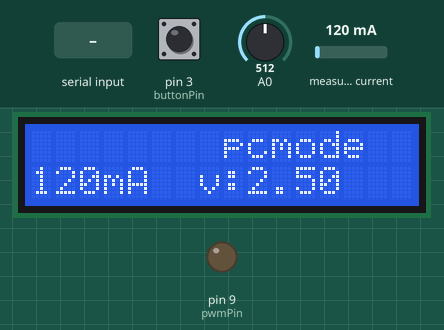
A sketch run on a simulated Arduino Uno, built with avr-gcc and run on an emulated ATmega328P. On the bench: 16×2 character LCD, output pins drawn as LEDs (lit = HIGH). The test bench sets the inputs (shaded band); at power-on: pin 3 (buttonPin) HIGH, measured current 120 mA, A0 = 512. What the sketch prints to the serial monitor is not drawn.

Above: at 3.2 s.
3.3 s: pin 3 (buttonPin) pulled LOW for 0.15 s
At 4.0 s:
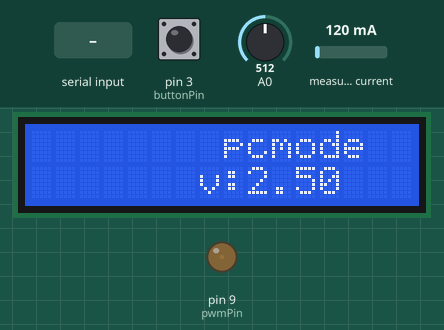
5.6 s: "5\n" received over Serial
At 6.8 s:
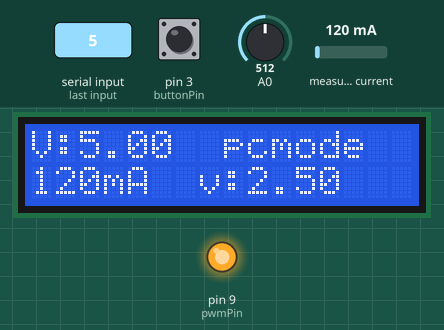
7.6 s: measured current set to 40 mA
At 8.6 s:
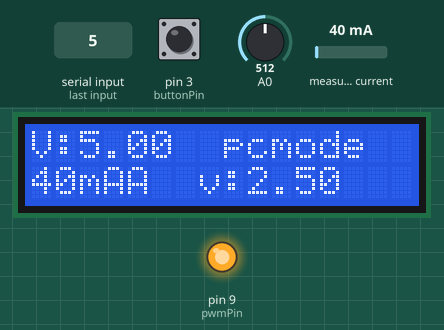
9.6 s: pin 3 (buttonPin) pulled LOW for 1 s
At 10.09 s:
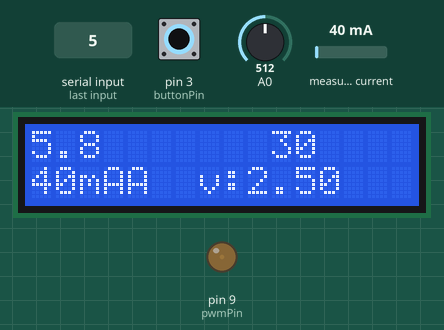
12.1 s: "1\n" received over Serial
At 13.5 s:
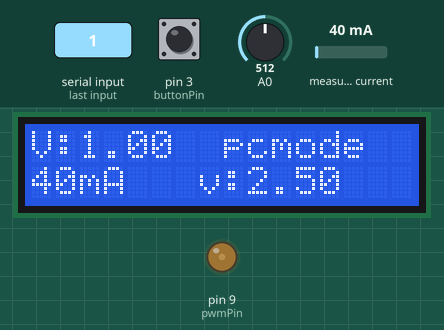
14.1 s: pin 3 (buttonPin) pulled LOW for 3.2 s
At 14.28 s:
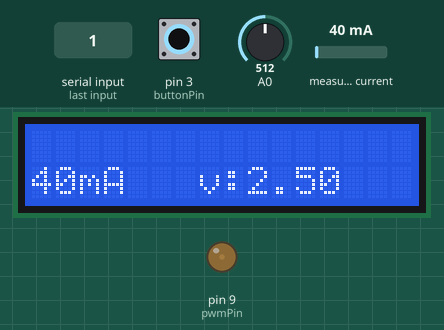
Timing chart, 0 to 18.6 s (numbered marks = the images above; inputs shaded):
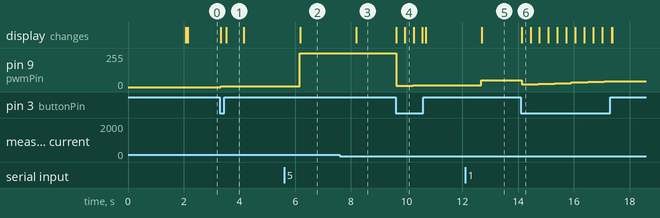

Measured:
- after the input at 3.3 s, pin 9 (pwmPin): 0/255 → 5/255 at once; the display: first changes at once (image 1 shows a later state)
- after the input at 5.6 s, pin 9 (pwmPin): 5/255 → 255/255 after 0.56 s; the display: changes after 0.58 s (image 2)
- after the input at 7.6 s, the display: changes after 0.59 s (image 3)
- after the input at 9.6 s, pin 9 (pwmPin): 255/255 → 10/255 at once, → 15/255 0.59 s later; the display: first changes at once (image 4 shows a later state)
- after the input at 12.1 s, pin 9 (pwmPin): 15/255 → 51/255 after 0.58 s; the display: changes after 0.59 s (image 5)
- after the input at 14.1 s, pin 9 (pwmPin): 51/255 → 20/255 at once, → 25/255 0.59 s later, → 30/255 0.59 s later, → 35/255 0.59 s later, … (6 changes in this stretch); the display: changes at once (image 6)
- what the display in image 1 shows lasts 0.6 s, from 3.5 s to 4.1 s

The sketch:

saishuban2.ino
```cpp
/*
======================================================================================================================================================

　可変抵抗回路用プログラムです。
　timeモードとpcモードがあります。トグルスイッチで切り替えて使用してください。緑の大きいスイッチはリセットボタンです。
　timeモードの時の時間の設定は25行目の数値を変更して行ってください。
　pcモードの時はシリアルモニタのメッセージの欄にゲート電圧を入力してください。(ctrl + shift + mでシリアルモニタが開きます)
　0 ~ 5.0Vの範囲で入力できます。少数第一位まで入力できます。
　使用したトランジスタのデータシート：https://akizukidenshi.com/goodsaffix/BSS138.pdf
　
======================================================================================================================================================
*/
#include <Wire.h>
#include <LiquidCrystal_I2C.h>
#include <Adafruit_INA219.h>

Adafruit_INA219 ina219_A;
Adafruit_INA219 ina219_B(0x41);
Adafruit_INA219 ina219;              // INA219オブジェクトの生成(アドレス0x40)
LiquidCrystal_I2C lcd(0x27, 16, 2);  // Set the LCD address to 0x27 for a 16 chars and 2 line display
const int pwmPin = 9;                // PWM出力に使うピン番号
const int stepSize = 5;              // 0.1V相当のステップ数
const int maxPWMValue = 255;         // PWMの最大値 (5V相当)
const int buttonPin = 3;             // デジタル3番ピンを指定 (ボタンピン)
unsigned long totalTime = 30000;      // <===================================================================== timeモードの時、この数値を変えて合計時間（ミリ秒）を設定(初期値30秒)
unsigned long delayTime;
static int pwmValue = 0;

float vout;
float v;
unsigned long previousMillisTime = 0;
unsigned long previousMillisPc = 0;
unsigned long intervalTime;    // time()関数での1秒間隔
const long intervalPc = 1000;  // pc()関数での1秒間隔
int vol_val2 = 0;
int pft;

float voltage = 0;
void setup() {
  lcd.begin();                       // LCDの初期化
  pinMode(pwmPin, OUTPUT);           // PWMピンを出力モードに設定
  pinMode(buttonPin, INPUT_PULLUP);  // 3番ピンをプルアップ付きの入力ピンとして設定
  Serial.begin(115200);              // シリアル通信を開始
  ina219.begin();                    // INA219との通信を開始(初期化)
  ina219.setCalibration_32V_1A();    // 測定レンジの設定
  lcd.setCursor(6, 0);
  lcd.print("START");  //  lcd.print("START");
  delay(2000);
  lcd.setCursor(0, 0);
  lcd.print("                 ");
  pft = (totalTime / 1000)^2 * 2000;
}

void loop() {
  while (1) {  //time
    if (digitalRead(buttonPin) == 1) {
      lcd.setCursor(0, 0);
      lcd.print("                 ");
      lcd.setCursor(0, 1);
      lcd.print("                 ");
      break;
    }
    time();
    lcd.setCursor(10, 0);
    lcd.print(totalTime / 1000);
    //  Serial.println(millis());
    displayTime();
    V();
    delay(1);
  }
  while (1) {  //pc
    if (digitalRead(buttonPin) == 0) {
      lcd.setCursor(0, 0);
      lcd.print("                 ");
      break;
    }
    pc();
    V();
  }
}

void time() {

  unsigned long CM = millis();
  intervalTime = totalTime / (maxPWMValue / stepSize);
  if (CM - previousMillisTime >= intervalTime) {
    previousMillisTime = CM;

    pwmValue += stepSize;
    if (pwmValue > maxPWMValue) pwmValue = 255;
    voltage = pwmValue * 0.0196;
    analogWrite(pwmPin, pwmValue);

    float current_mA = ina219.getCurrent_mA();
    int vol_val = 0;
    int vol_val2 = 0;

    for (int i = 0; i < 10; i++) {
      vol_val += current_mA;
    }
    vol_val2 = vol_val / 10;

    Serial.print("Output Voltage: ");
    Serial.print(voltage);
    Serial.println(" V");
    lcd.backlight();
    Serial.print("Current: ");
    Serial.print(vol_val2);
    Serial.println("mA");
    Serial.println("");
    lcd.setCursor(0, 1);
    lcd.print(vol_val2);
    lcd.print("mA");
    delay(1);
    lcd.setCursor(10, 1);
    lcd.print("         ");
  }
}

void pc() {

  unsigned long currentMillis = millis();
  lcd.setCursor(7, 0);
  lcd.print(" pcmode ");
  if (currentMillis - previousMillisPc >= intervalPc) {
    previousMillisPc = currentMillis;

    if (Serial.available() > 0) {
      String input = Serial.readStringUntil('\n');
      float voltage = input.toFloat();

      if (voltage >= 0 && voltage <= 5.0) {
        int pwmValue = map(voltage * 100, 0, 500, 0, 255);
        analogWrite(pwmPin, pwmValue);
        Serial.print("Output Voltage: ");
        Serial.print(voltage);
        Serial.println("V");
        lcd.backlight();
        lcd.setCursor(0, 0);
        lcd.print("V:");
        lcd.print(voltage);
      } else {
        Serial.println("Invalid voltage. Please enter a voltage between 0 and 5 V.");
      }
    }

    float current_mA = ina219.getCurrent_mA();
    int vol_val = 0;

    for (int i = 0; i < 10; i++) {
      vol_val += current_mA;
    }
    vol_val2 = vol_val / 10;

    Serial.print("Current: ");
    Serial.print(vol_val2);
    Serial.println("mA");
    Serial.println("");
    lcd.setCursor(0, 1);
    lcd.print(vol_val2);
    lcd.print("mA");
    delay(1);
    lcd.setCursor(10, 1);
    lcd.print("         ");
  }
}
void V() {
  vout = analogRead(A0);
  v = (vout * 5) / 1023;
  lcd.setCursor(7, 1);
  lcd.print("v:");
  lcd.print(v);
}
void displayTime() {
  long currentMillis = millis() - pft;  // ミリ秒単位で経過時間を取得
  if (currentMillis > 0) {
    if (pwmValue >= (maxPWMValue - stepSize)) {

      float seconds = 0;
      seconds = currentMillis / 1000.0;  // 秒に変換

      int integerPart = 0;
      integerPart = currentMillis / 1000;  // 整数部の秒
      int fractionalPart = 0;
      fractionalPart = (currentMillis % 1000) / 100;  // 小数部の1桁（ミリ秒を100で割る）

      // 整数部と小数部を組み合わせて表示
      lcd.setCursor(0, 0);
      lcd.print(totalTime / 1000);
      lcd.print(".0");

      Serial.print("Time: ");
      Serial.print(integerPart);
      Serial.print(".");
      Serial.println(fractionalPart);
    }
    if (pwmValue <= (maxPWMValue - stepSize)) {
      lcd.setCursor(0, 0);
      lcd.print("         ");

      float seconds = 0;
      seconds = currentMillis / 1000.0;  // 秒に変換

      int integerPart = 0;
      integerPart = currentMillis / 1000;  // 整数部の秒
      int fractionalPart = 0;
      fractionalPart = (currentMillis % 1000) / 100;  // 小数部の1桁（ミリ秒を100で割る）

      // 整数部と小数部を組み合わせて表示
      lcd.setCursor(0, 0);
      lcd.print(integerPart);
      lcd.print(".");
      lcd.print(fractionalPart);  // 小数部を1桁表示

      Serial.print("Time: ");
      Serial.print(integerPart);
      Serial.print(".");
      Serial.println(fractionalPart);
    }
  } else if (currentMillis <= 0) {
    lcd.setCursor(0, 0);
    lcd.print("                 ");
    lcd.setCursor(0, 1);
    lcd.print("                 ");
  } else {
  }
}
```
